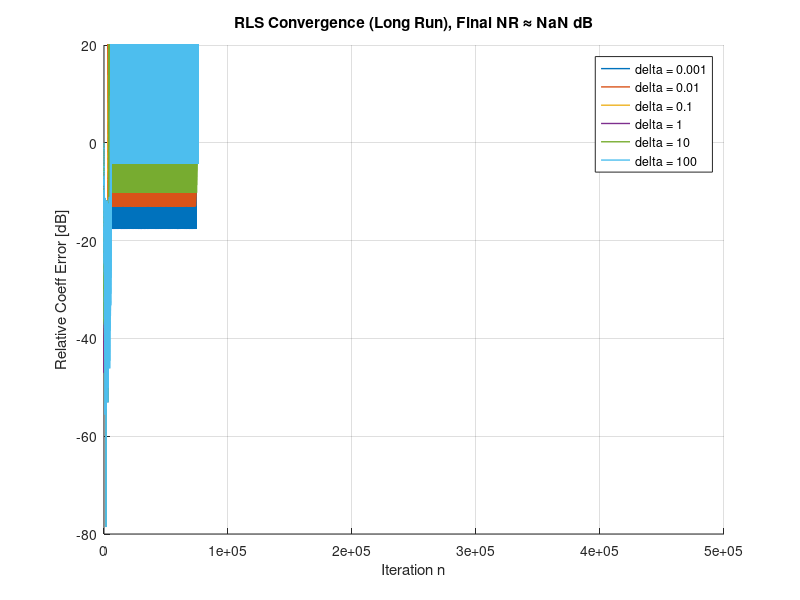
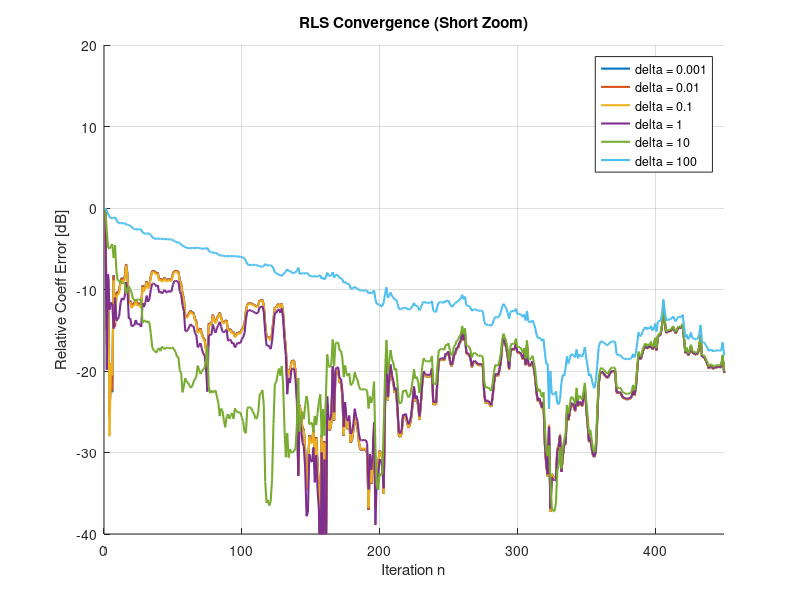

The MATLAB script that drew these images, in order:
%% Advanced Signal Processing - Assignment 1, Question 4
% Recursive Least Squares (RLS) Algorithm
% 4(a) Implementation & Initialization (delta)
% 4(b) Long-run & Short-iteration zoom plots
% 4(c) NR_dB reporting
% 4(d) Early-iteration transient analysis

clear; close all; clc;

%% Parameters
Fs = 48000; % Sampling frequency
T = 10; % Duration
N = Fs * T; % Number of samples

% Process Parameters
alpha = 0.9; % AR(1) parameter
sigma_N_sq = 0.5; % Innovation variance

% RLS Parameters
L = 2; % Order
lambda = 0.99; % Forgetting factor
delta_values = [0.001, 0.01, 0.1, 1, 10, 100]; % Initialization parameters

% Theoretical Optima (for L=2)
R0 = sigma_N_sq / (1 - alpha^2); % R_Z[0]
r_vec = R0 * alpha.^(0:L-1); % r_vec = [r_0, r_1, ... r_{L-1}]
R_theo = toeplitz(r_vec); % R_Z[k]
p_theo = (R0 * alpha.^(1:L))'; % p_k = E[Z_n Z_{n-k}]
w_star = R_theo \ p_theo; % w^*
norm_w_star_sq = norm(w_star)^2; % ||w^*||^2

%% Signal Generation
% Z_n = alpha * Z_{n-1} + N_n
Z = filter(1, [1, -alpha], sqrt(sigma_N_sq) * randn(N, 1)); % Z_n = alpha * Z_{n-1} + N_n
Z_pad = [zeros(L, 1); Z]; % Z_pad = [Z_0, Z_1, ... Z_{N-1}]

%% RLS Experiment loop
% Store results for plotting
results = struct();

for iD = 1:length(delta_values)
    delta = delta_values(iD);

    % RLS Initialization
    w = zeros(L, 1);
    % P0 = delta^-1 * I
    P = (1/delta) * eye(L);

    % Storage
    coeff_err_dB = zeros(N, 1);

    % RLS Loop
    for n = 1:N
        % Regressor u(n) = [Z(n-1); Z(n-2)]
        u = Z_pad(n+L-1 : -1 : n);
        d = Z(n);

        % Gain vector k
        % P * u can be computed first
        Pu = P * u; % P * u
        denom = lambda + u' * Pu; % lambda + u^T P u
        k = Pu / denom; % k = (P u) / (lambda + u^T P u)

        % A priori error
        y = w' * u; % y = w^T u
        e_prior = d - y; % e_prior = d - y

        % Update Weights
        w = w + k * e_prior; % w = w + k * e_prior

        % P_new = lambda^-1 * (P - k * u^T * P)
        % Note: k = (P u) / (lambda + u^T P u).
        % In standard form: P(n) = lambda^-1 * P(n-1) - lambda^-1 k(n) u^T P(n-1)
        % Using u^T P = (P u)^T since P is symmetric usually.
        P = (1/lambda) * (P - k * Pu'); % P(n) = lambda^-1 * P(n-1) - lambda^-1 k(n) u^T P(n-1)

        % Metric
        c = w - w_star; % c = w - w^*
        coeff_err_dB(n) = 10 * log10( (c'*c) / norm_w_star_sq ); % coeff_err_dB(n) = 10 log10 ( ||c||^2 / ||w^*||^2 )
    end

    % Store Results
    results(iD).delta = delta; % delta
    results(iD).coeff_err_dB = coeff_err_dB; % coeff_err_dB
    results(iD).w_final = w; % w_final

    % Compute Transient Point (-20 dB)
    idx_20dB = find(coeff_err_dB < -20, 1, 'first'); % idx_20dB
    results(iD).idx_20dB = idx_20dB; 
end

%% Compute NR_dB for the "best" setting (usually expected to be similar for RLS)
% Pick middle delta = 0.1 for reporting NR
best_idx = 3;
w_best = results(best_idx).w_final;
% Compute residual over stable portion (last 50%)
chunk = floor(N/2):N; % chunk = floor(N/2):N
err_vec = filter([0; -w_best], 1, Z) + Z; % err_vec = filter([0; -w_best], 1, Z) + Z
NR_dB_val = 10*log10( var(Z(chunk)) / var(err_vec(chunk)) ); % NR_dB_val = 10 log10 ( var(Z(chunk)) / var(err_vec(chunk)) )

%% Plots

% Figure 1: Long Run
fig_long = figure('Name', 'Q4(b) RLS Long Run');
hold on; grid on;
title(sprintf('RLS Convergence (Long Run), Final NR \\approx %.2f dB', NR_dB_val));
xlabel('Iteration n'); ylabel('Relative Coeff Error [dB]');
ylim([-80, 20]);

legends = {};
colors = lines(length(delta_values));

for iD = 1:length(delta_values)
    plot(results(iD).coeff_err_dB, 'Color', colors(iD,:), 'LineWidth', 1.0);
    legends{end+1} = sprintf('delta = %.3g', results(iD).delta);
end
legend(legends, 'Location', 'best');


% Figure 2: Short Zoom (First 450)
fig_short = figure('Name', 'Q4(b) RLS Short Zoom'); % fig_short = figure('Name', 'Q4(b) RLS Short Zoom')
hold on; grid on; 
title('RLS Convergence (Short Zoom)');
xlabel('Iteration n'); ylabel('Relative Coeff Error [dB]');
xlim([0, 450]); ylim([-40, 20]);

% Replot for Zoom
for iD = 1:length(delta_values)
    plot(results(iD).coeff_err_dB, 'Color', colors(iD,:), 'LineWidth', 1.5);
end
legend(legends, 'Location', 'best');


%% 4(d) Transient Analysis Report
fprintf('\n--- 4(d) Transient Analysis (Reaching -20dB) ---\n');
for iD = 1:length(delta_values)
    idx = results(iD).idx_20dB;
    if isempty(idx)
        fprintf('delta = %.3g: Not reached\n', results(iD).delta); % fprintf('delta = %.3g: Not reached\n', results(iD).delta)
    else
        fprintf('delta = %.3g: Reached -20dB at n = %d\n', results(iD).delta, idx); % fprintf('delta = %.3g: Reached -20dB at n = %d\n', results(iD).delta, idx)
    end
end

fprintf('\nDone.\n');
